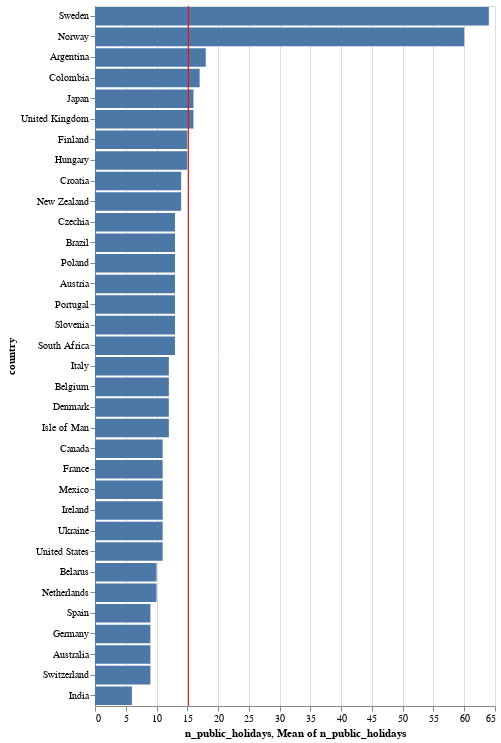

Notebook code for this chart:
### Code cell
bar = alt.Chart(ph_global_2022).mark_bar().encode(
    x = 'n_public_holidays',
    y = alt.Y('country', sort = '-x')
)
rule = alt.Chart(ph_global_2022).mark_rule(color = 'red').encode(
    x = 'mean(n_public_holidays)'
)

(bar + rule).properties(height = 700)

### Figure 1 — Vega-Lite specification as saved in the notebook (floating-point values rounded to 4 significant figures)
{"config": {"view": {"continuousWidth": 400, "continuousHeight": 300}}, "layer": [{"mark": "bar", "encoding": {"x": {"type": "quantitative", "field": "n_public_holidays"}, "y": {"type": "nominal", "field": "country", "sort": "-x"}}}, {"mark": {"type": "rule", "color": "red"}, "encoding": {"x": {"type": "quantitative", "aggregate": "mean", "field": "n_public_holidays"}}}], "data": {"name": "data-34af292dd61e82eb0d5b6000a0019efd"}, "height": 700, "$schema": "https://vega.github.io/schema/vega-lite/v4.8.1.json", "datasets": {"data-34af292dd61e82eb0d5b6000a0019efd": [{"n_public_holidays": 64, "countryRegionCode": "SE", "country": "Sweden"}, {"n_public_holidays": 60, "countryRegionCode": "NO", "country": "Norway"}, {"n_public_holidays": 18, "countryRegionCode": "AR", "country": "Argentina"}, {"n_public_holidays": 17, "countryRegionCode": "CO", "country": "Colombia"}, {"n_public_holidays": 16, "countryRegionCode": "JP", "country": "Japan"}, {"n_public_holidays": 16, "countryRegionCode": "GB", "country": "United Kingdom"}, {"n_public_holidays": 15, "countryRegionCode": "FI", "country": "Finland"}, {"n_public_holidays": 15, "countryRegionCode": "HU", "country": "Hungary"}, {"n_public_holidays": 14, "countryRegionCode": "HR", "country": "Croatia"}, {"n_public_holidays": 14, "countryRegionCode": "NZ", "country": "New Zealand"}, {"n_public_holidays": 13, "countryRegionCode": "CZ", "country": "Czechia"}, {"n_public_holidays": 13, "countryRegionCode": "BR", "country": "Brazil"}, {"n_public_holidays": 13, "countryRegionCode": "PL", "country": "Poland"}, {"n_public_holidays": 13, "countryRegionCode": "AT", "country": "Austria"}, {"n_public_holidays": 13, "countryRegionCode": "PT", "country": "Portugal"}, {"n_public_holidays": 13, "countryRegionCode": "SI", "country": "Slovenia"}, {"n_public_holidays": 13, "countryRegionCode": "ZA", "country": "South Africa"}, {"n_public_holidays": 12, "countryRegionCode": "IT", "country": "Italy"}, {"n_public_holidays": 12, "countryRegionCode": "BE", "country": "Belgium"}, {"n_public_holidays": 12, "countryRegionCode": "DK", "country": "Denmark"}, {"n_public_holidays": 12, "countryRegionCode": "IM", "country": "Isle of Man"}, {"n_public_holidays": 11, "countryRegionCode": "CA", "country": "Canada"}, {"n_public_holidays": 11, "countryRegionCode": "FR", "country": "France"}, {"n_public_holidays": 11, "countryRegionCode": "MX", "country": "Mexico"}, {"n_public_holidays": 11, "countryRegionCode": "IE", "country": "Ireland"}, {"n_public_holidays": 11, "countryRegionCode": "UA", "country": "Ukraine"}, {"n_public_holidays": 11, "countryRegionCode": "US", "country": "United States"}, {"n_public_holidays": 10, "countryRegionCode": "BY", "country": "Belarus"}, {"n_public_holidays": 10, "countryRegionCode": "NL", "country": "Netherlands"}, {"n_public_holidays": 9, "countryRegionCode": "ES", "country": "Spain"}, {"n_public_holidays": 9, "countryRegionCode": "DE", "country": "Germany"}, {"n_public_holidays": 9, "countryRegionCode": "AU", "country": "Australia"}, {"n_public_holidays": 9, "countryRegionCode": "CH", "country": "Switzerland"}, {"n_public_holidays": 6, "countryRegionCode": "IN", "country": "India"}]}}
